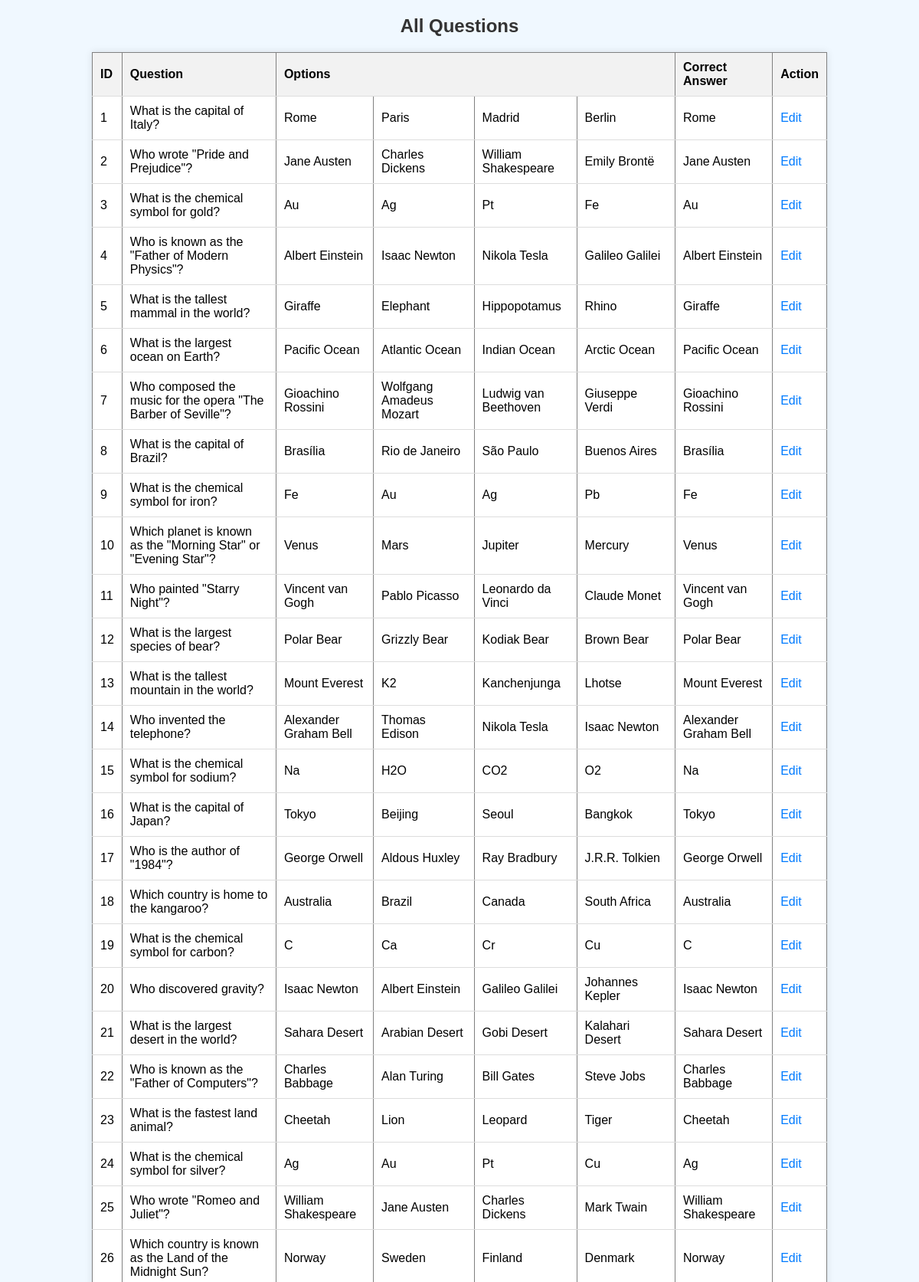
The page /all.php (signed in, upper part) on the database its author committed.
### tables this page shows
CREATE TABLE questions (
    id INT AUTO_INCREMENT PRIMARY KEY,
    question TEXT NOT NULL,
    option1 VARCHAR(255) NOT NULL,
    option2 VARCHAR(255) NOT NULL,
    option3 VARCHAR(255) NOT NULL,
    option4 VARCHAR(255) NOT NULL,
    correct_answer VARCHAR(255) NOT NULL
);

### all.php (the view, shortened to what this page needs)
<?php
require_once "connection.php";
$query = "SELECT * FROM questions";
$result = mysqli_query($connection, $query);
?>
<!DOCTYPE html>
<html>
<head>
</head>
<body>
    <h2>All Questions</h2>
    <table border="1">
        <tr>
            <th>ID</th>
            <th>Question</th>
            <th colspan= "4">Options</th>
            <th>Correct Answer</th>
            <th>Action</th>
        </tr>
        <?php while($row = mysqli_fetch_assoc($result)) { ?>
        <tr>
            <td><?php echo $row['id']; ?></td>
            <td><?php echo $row['question']; ?></td>
            <td><?php echo $row['option1']; ?></td>
            <td><?php echo $row['option2']; ?></td>
            <td><?php echo $row['option3']; ?></td>
            <td><?php echo $row['option4']; ?></td>
            <td><?php echo $row['correct_answer']; ?></td>
            <td><a href="editquestions.php?id=<?php echo $row['id']; ?>">Edit</a></td>
        </tr>
        <?php } ?>
    </table>
</body>
</html>

### all.php (style rules this page uses)
body { font-family: Arial, sans-serif; margin: 0; padding: 0; background-color: #f0f8ff; }
h2 { text-align: center; margin-top: 20px; color: #333; }
table { width: 80%; margin: 20px auto; border-collapse: collapse; background-color: #fff; box-shadow: 0 0 10px rgba(0, 0, 0, 0.1); }
th, td { padding: 10px; border-bottom: 1px solid #ddd; text-align: left; }
th { background-color: #f2f2f2; }
a { text-decoration: none; color: #007bff; }

### rows shown on the page
questions: id "1", question "What is the capital of Italy?", option1 "Rome", option2 "Paris", option3 "Madrid", option4 "Berlin", correct_answer "Rome"
questions: id "2", question "Who wrote \"Pride and Prejudice\"?", option1 "Jane Austen", option2 "Charles Dickens", option3 "William Shakespeare", option4 "Emily Brontë", correct_answer "Jane Austen"
questions: id "3", question "What is the chemical symbol for gold?", option1 "Au", option2 "Ag", option3 "Pt", option4 "Fe", correct_answer "Au"
questions: id "4", question "Who is known as the \"Father of Modern Physics\"?", option1 "Albert Einstein", option2 "Isaac Newton", option3 "Nikola Tesla", option4 "Galileo Galilei", correct_answer "Albert Einstein"
questions: id "5", question "What is the tallest mammal in the world?", option1 "Giraffe", option2 "Elephant", option3 "Hippopotamus", option4 "Rhino", correct_answer "Giraffe"
questions: id "6", question "What is the largest ocean on Earth?", option1 "Pacific Ocean", option2 "Atlantic Ocean", option3 "Indian Ocean", option4 "Arctic Ocean", correct_answer "Pacific Ocean"
questions: id "7", question "Who composed the music for the opera \"The Barber of Seville\"?", option1 "Gioachino Rossini", option2 "Wolfgang Amadeus Mozart", option3 "Ludwig van Beethoven", option4 "Giuseppe Verdi", correct_answer "Gioachino Rossini"
questions: id "8", question "What is the capital of Brazil?", option1 "Brasília", option2 "Rio de Janeiro", option3 "São Paulo", option4 "Buenos Aires", correct_answer "Brasília"
questions: id "9", question "What is the chemical symbol for iron?", option1 "Fe", option2 "Au", option3 "Ag", option4 "Pb", correct_answer "Fe"
questions: id "10", question "Which planet is known as the \"Morning Star\" or \"Evening Star\"?", option1 "Venus", option2 "Mars", option3 "Jupiter", option4 "Mercury", correct_answer "Venus"
questions: id "11", question "Who painted \"Starry Night\"?", option1 "Vincent van Gogh", option2 "Pablo Picasso", option3 "Leonardo da Vinci", option4 "Claude Monet", correct_answer "Vincent van Gogh"
questions: id "12", question "What is the largest species of bear?", option1 "Polar Bear", option2 "Grizzly Bear", option3 "Kodiak Bear", option4 "Brown Bear", correct_answer "Polar Bear"
questions: id "13", question "What is the tallest mountain in the world?", option1 "Mount Everest", option2 "K2", option3 "Kanchenjunga", option4 "Lhotse", correct_answer "Mount Everest"
questions: id "14", question "Who invented the telephone?", option1 "Alexander Graham Bell", option2 "Thomas Edison", option3 "Nikola Tesla", option4 "Isaac Newton", correct_answer "Alexander Graham Bell"
questions: id "15", question "What is the chemical symbol for sodium?", option1 "Na", option2 "H2O", option3 "CO2", option4 "O2", correct_answer "Na"
questions: id "16", question "What is the capital of Japan?", option1 "Tokyo", option2 "Beijing", option3 "Seoul", option4 "Bangkok", correct_answer "Tokyo"
questions: id "17", question "Who is the author of \"1984\"?", option1 "George Orwell", option2 "Aldous Huxley", option3 "Ray Bradbury", option4 "J.R.R. Tolkien", correct_answer "George Orwell"
questions: id "18", question "Which country is home to the kangaroo?", option1 "Australia", option2 "Brazil", option3 "Canada", option4 "South Africa", correct_answer "Australia"
questions: id "19", question "What is the chemical symbol for carbon?", option1 "C", option2 "Ca", option3 "Cr", option4 "Cu", correct_answer "C"
questions: id "20", question "Who discovered gravity?", option1 "Isaac Newton", option2 "Albert Einstein", option3 "Galileo Galilei", option4 "Johannes Kepler", correct_answer "Isaac Newton"
questions: id "21", question "What is the largest desert in the world?", option1 "Sahara Desert", option2 "Arabian Desert", option3 "Gobi Desert", option4 "Kalahari Desert", correct_answer "Sahara Desert"
questions: id "22", question "Who is known as the \"Father of Computers\"?", option1 "Charles Babbage", option2 "Alan Turing", option3 "Bill Gates", option4 "Steve Jobs", correct_answer "Charles Babbage"
questions: id "23", question "What is the fastest land animal?", option1 "Cheetah", option2 "Lion", option3 "Leopard", option4 "Tiger", correct_answer "Cheetah"
questions: id "24", question "What is the chemical symbol for silver?", option1 "Ag", option2 "Au", option3 "Pt", option4 "Cu", correct_answer "Ag"
questions: id "25", question "Who wrote \"Romeo and Juliet\"?", option1 "William Shakespeare", option2 "Jane Austen", option3 "Charles Dickens", option4 "Mark Twain", correct_answer "William Shakespeare"
questions: id "26", question "Which country is known as the Land of the Midnight Sun?", option1 "Norway", option2 "Sweden", option3 "Finland", option4 "Denmark", correct_answer "Norway"
